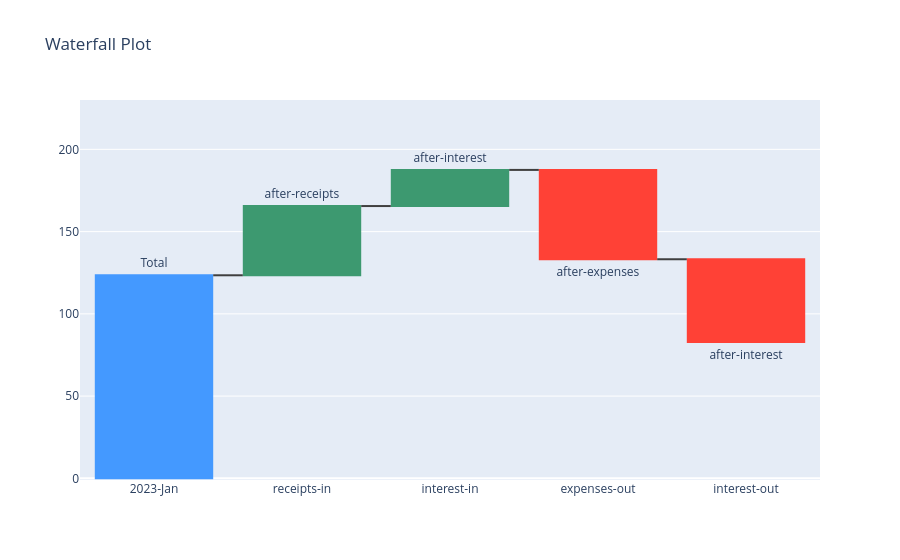

Write notebook code for a chart like this one.
### Markdown cell above
A waterfall chart shows a value after a sequence of inputs and outputs.

### Code cell
import plotly.graph_objects as go

fig = go.Figure(go.Waterfall(
    name='This title is not displayed',
    orientation='v',
    measure=['absolute','relative','relative','relative','relative'],
    x=["2023-Jan", "receipts-in", "interest-in", "expenses-out", "interest-out", "2024-Jan"],
    textposition='outside',
    text=['Total','after-receipts','after-interest','after-expenses','after-interest'],
    y=[123.45,42.08,21.97,-54.31,-50.23],
    connector=dict(line=dict(color='rgb(63, 63, 63)'))
))

fig.update_layout(
    title='Waterfall Plot',
    showlegend=False
)
fig.update_yaxes(range=[-1,230])

### Figure 1 — Plotly figure (JSON) as saved in the notebook; plotly's stock layout.template omitted (floating-point values rounded to 4 significant figures)
{"data": [{"connector": {"line": {"color": "rgb(63, 63, 63)"}}, "measure": ["absolute", "relative", "relative", "relative", "relative"], "name": "This title is not displayed", "orientation": "v", "text": ["Total", "after-receipts", "after-interest", "after-expenses", "after-interest"], "textposition": "outside", "type": "waterfall", "x": ["2023-Jan", "receipts-in", "interest-in", "expenses-out", "interest-out", "2024-Jan"], "y": [123.5, 42.08, 21.97, -54.31, -50.23]}], "layout": {"showlegend": false, "title": {"text": "Waterfall Plot"}, "yaxis": {"range": [-1, 230]}}}
